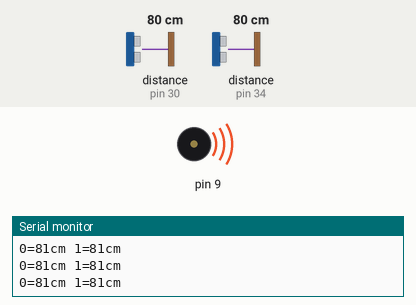
Bench run of a sketch on a simulated Arduino Uno, built with avr-gcc and run on an emulated ATmega328P. Shown: buzzer (waves = sounding), the last lines printed to the serial monitor. Inputs (shaded band) come from the test bench; at power-on: distance to the obstacle (sensors on pin 34, pin 30) 80 cm.

Above: at 1.2 s.
1.3 s: distance to the obstacle (sensor on pin 34) set to 197 cm
4.3 s: distance to the obstacle (sensor on pin 34) set to 204 cm
At 5.2 s:
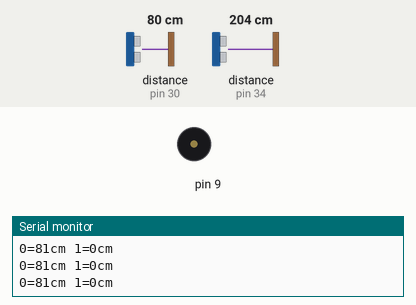
8.8 s: distance to the obstacle (sensor on pin 34) set to 2 cm
At 9.9 s:
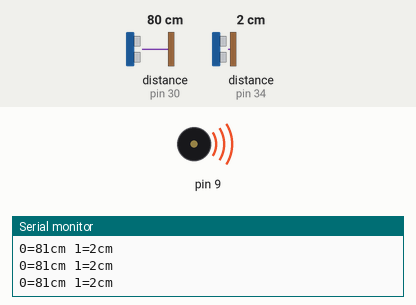
10.3 s: distance to the obstacle (sensor on pin 34) set to 250 cm
At 10.6 s:
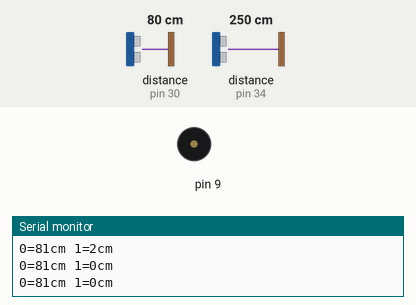
Timing chart, 0 to 12.9 s (numbered marks = the images above; inputs shaded):
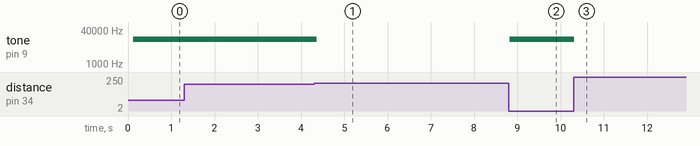

Measured:
- the behaviour switches between 200 and 201 cm on distance to the obstacle (sensor on pin 34) (found by bisection; images 0 and 1)
- after the input at 4.3 s, tone on pin 9: 15000 Hz → silent after 0.06 s
- after the input at 8.8 s, tone on pin 9: silent → 15000 Hz at once
- after the input at 10.3 s, tone on pin 9: 15000 Hz → silent at once

The sketch:

sort_of_theremin.ino
```cpp
// ---------------------------------------------------------------------------
// Example NewPing library sketch that does a ping about 20 times per second.
// ---------------------------------------------------------------------------

#include <NewPing.h>
#include <toneAC.h>

#define SONAR_NUM 2      // Number of sensors.
#define MAX_DISTANCE 200 // Maximum distance (in cm) to ping.

NewPing sonar[SONAR_NUM] = {
  NewPing(31, 30, MAX_DISTANCE),
  NewPing(35, 34, MAX_DISTANCE)
};

void setup() {
  Serial.begin(9600); // Open serial monitor at 115200 baud to see ping results.
}

void loop() {
  for (uint8_t i = 0; i < SONAR_NUM; i++) { // Loop through each sensor and display results.
    delay(50); // Wait 50ms between pings (about 20 pings/sec). 29ms should be the shortest delay between pings.
    Serial.print(i);
    Serial.print("=");
    Serial.print(sonar[i].ping_cm());
    Serial.print("cm ");
  }
  Serial.println();
  int freq = (sonar[0].ping_cm(), 0, 200, 150, 15000);
  toneAC(freq, sonar[1].ping_cm());
  delay(1);
}
```
